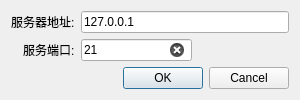
<?xml version="1.0" encoding="UTF-8"?>
<ui version="4.0">
 <class>FtpSeting</class>
 <widget class="QDialog" name="FtpSeting">
  <property name="geometry">
   <rect>
    <x>0</x>
    <y>0</y>
    <width>300</width>
    <height>99</height>
   </rect>
  </property>
  <property name="windowTitle">
   <string>Dialog</string>
  </property>
  <layout class="QVBoxLayout" name="verticalLayout">
   <item>
    <layout class="QFormLayout" name="formLayout">
     <property name="labelAlignment">
      <set>Qt::AlignRight|Qt::AlignTrailing|Qt::AlignVCenter</set>
     </property>
     <item row="0" column="0">
      <widget class="QLabel" name="label">
       <property name="text">
        <string>服务器地址:</string>
       </property>
      </widget>
     </item>
     <item row="0" column="1">
      <widget class="QLineEdit" name="HostLineEdit">
       <property name="text">
        <string>127.0.0.1</string>
       </property>
      </widget>
     </item>
     <item row="1" column="0">
      <widget class="QLabel" name="label_2">
       <property name="text">
        <string>服务端口:</string>
       </property>
       <property name="alignment">
        <set>Qt::AlignLeading|Qt::AlignLeft|Qt::AlignVCenter</set>
       </property>
      </widget>
     </item>
     <item row="1" column="1">
      <layout class="QHBoxLayout" name="horizontalLayout">
       <item>
        <widget class="QLineEdit" name="ProtlineEdit">
         <property name="text">
          <string>21</string>
         </property>
         <property name="clearButtonEnabled">
          <bool>true</bool>
         </property>
        </widget>
       </item>
       <item>
        <spacer name="horizontalSpacer">
         <property name="orientation">
          <enum>Qt::Horizontal</enum>
         </property>
         <property name="sizeHint" stdset="0">
          <size>
           <width>120</width>
           <height>20</height>
          </size>
         </property>
        </spacer>
       </item>
      </layout>
     </item>
    </layout>
   </item>
   <item>
    <widget class="QDialogButtonBox" name="buttonBox">
     <property name="orientation">
      <enum>Qt::Horizontal</enum>
     </property>
     <property name="standardButtons">
      <set>QDialogButtonBox::Cancel|QDialogButtonBox::Ok</set>
     </property>
    </widget>
   </item>
  </layout>
 </widget>
 <resources/>
 <connections>
  <connection>
   <sender>buttonBox</sender>
   <signal>accepted()</signal>
   <receiver>FtpSeting</receiver>
   <slot>accept()</slot>
   <hints>
    <hint type="sourcelabel">
     <x>248</x>
     <y>254</y>
    </hint>
    <hint type="destinationlabel">
     <x>157</x>
     <y>274</y>
    </hint>
   </hints>
  </connection>
  <connection>
   <sender>buttonBox</sender>
   <signal>rejected()</signal>
   <receiver>FtpSeting</receiver>
   <slot>reject()</slot>
   <hints>
    <hint type="sourcelabel">
     <x>316</x>
     <y>260</y>
    </hint>
    <hint type="destinationlabel">
     <x>286</x>
     <y>274</y>
    </hint>
   </hints>
  </connection>
 </connections>
</ui>
